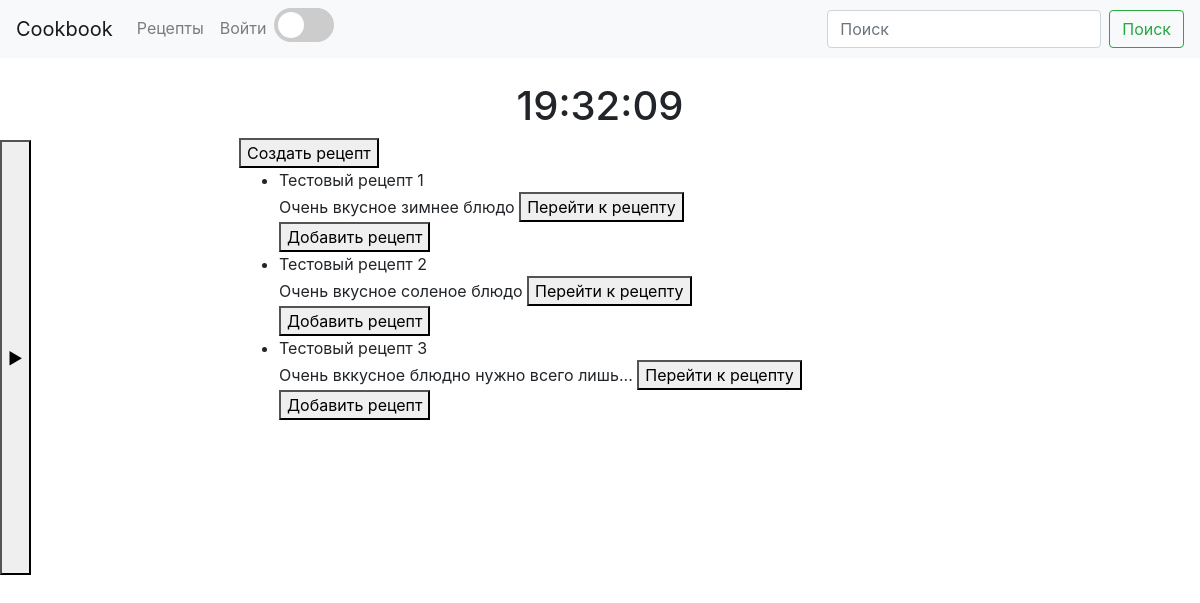
The app's page /all_recipes, older data.
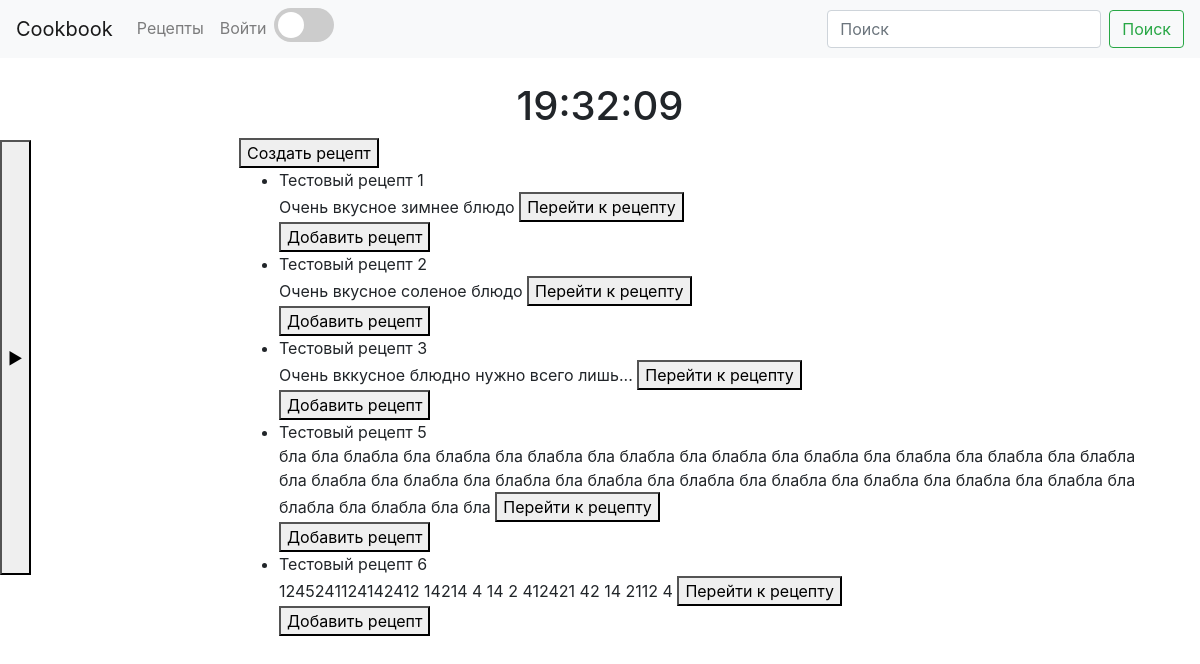
The same page, newer data.
### main/models.py (models this page shows, shortened)
class Recipe(models.Model):
    name = models.CharField(max_length=100)
    recipe = models.TextField(default='1)\n2)\n3)\n4)\n5)\n')
    products = models.ManyToManyField(Product)
    cooking_time = models.TimeField()
    cuisine = models.CharField(max_length=50)
    classification = models.CharField(max_length=50)
    likes = models.IntegerField(default=0)
    description = models.TextField(null=True, max_length=500)

### main/views.py (the view)
# urls.py: path('all_recipes', views.all_recipes, name='all_recipes'),
def all_recipes(request):
    recipes = Recipe.objects.all()
    return render(request, 'main/all_recipes.html', {'recipes': recipes})

### main/templates/main/all_recipes.html (shortened to what this page needs)
{%  extends  'main/base.html'%}
{% block content %}
<a href="{% url 'create_recipe' %}"><button>Создать рецепт</button></a>
{% if recipes %}
    <ul>
        {% for item in recipes %}
            <li>{{ item.name }}</li>
            {{ item.description}}
            <button type="button" onclick="location.href='recipe_detail/{{ item.id }}'">Перейти к рецепту</button>
            <form action="{% url 'add_recipe' item.id %}" method="post">
                <button type="submit">Добавить рецепт</button>
            </form>
        {% endfor %}
    </ul>
{% else %}
    <p>Нет доступных рецептов</p>
{% endif %}
{% endblock %}

Row changes from the older to the newer data that the page shows:
added Recipe: name "Тестовый рецепт 5", description "бла бла блабла бла блабла бла блабла бла блабла бла блабла бла блабла бла блабла бла блабла бла блабла бла блабла бла блабла бла блабла бла блабла бла блабла бла блабла бла блабла бла блабла бла блабла бла блабла бла блабла бла бла"
added Recipe: name "Тестовый рецепт 6", description "1245241124142412 14214 4 14 2 412421 42 14 2112 4"
